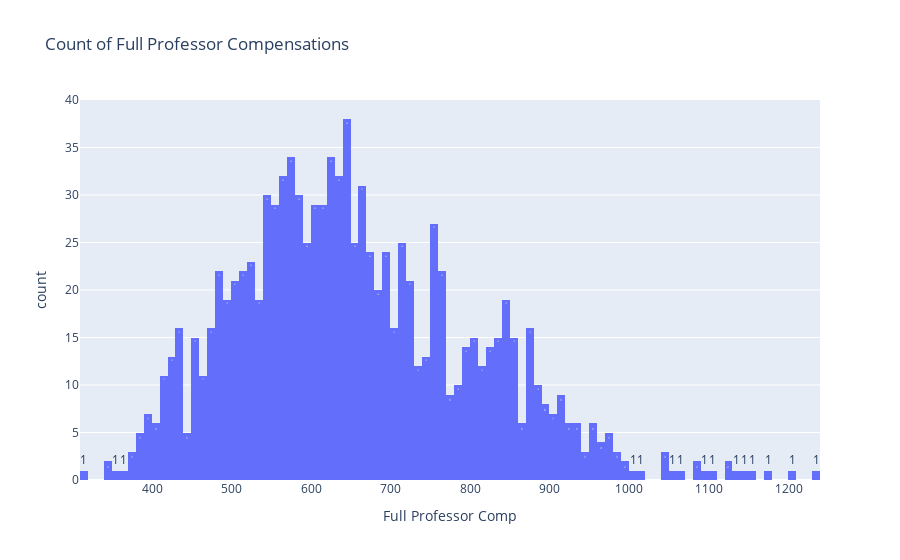
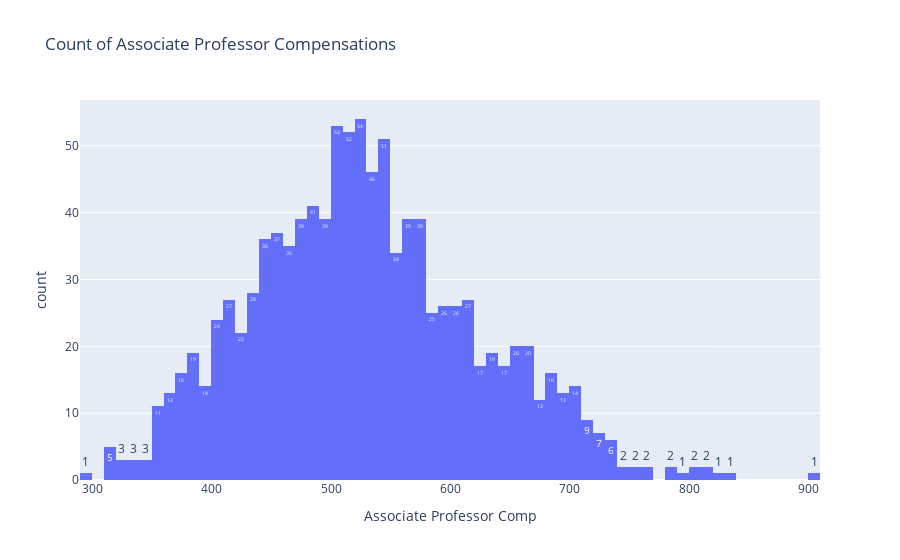
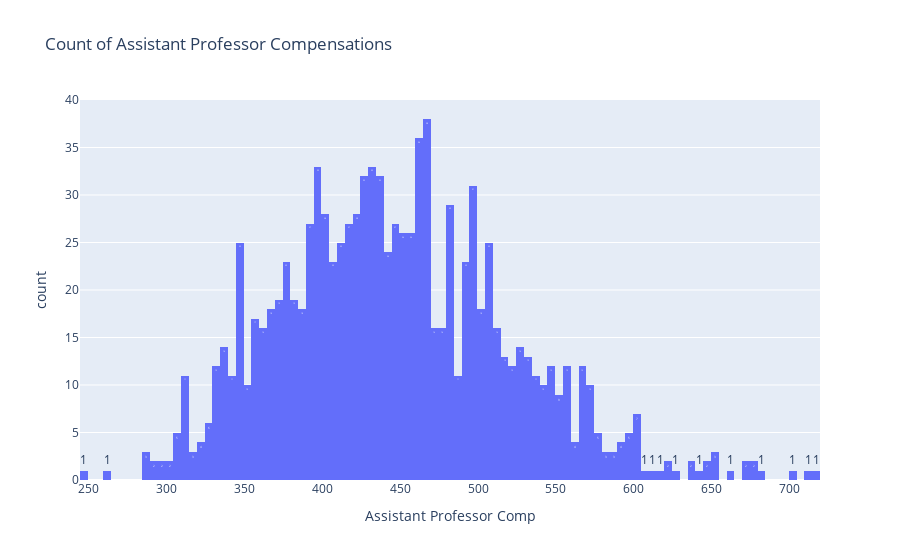
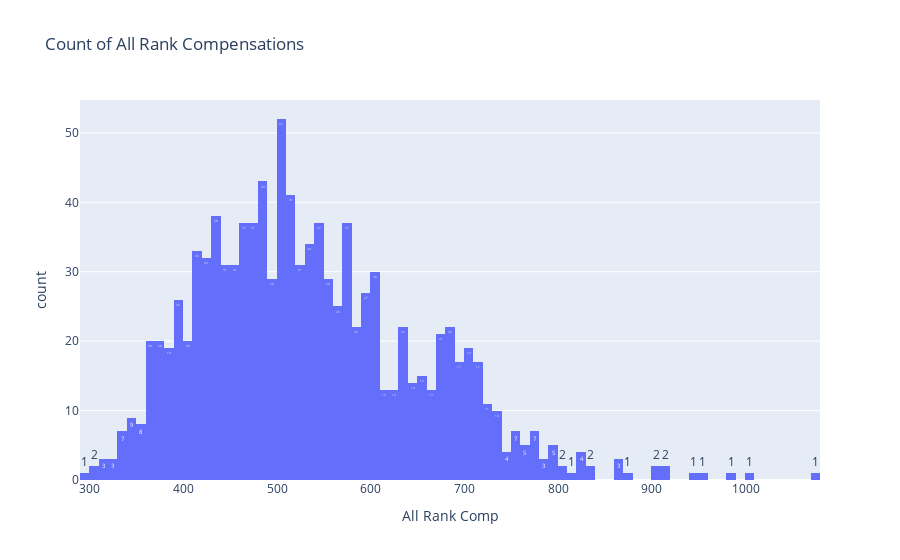

Write notebook code for charts like these, in order.
### Code cell
# Visualize outliers for Full Professor Comp, Associate Professor Comp, Assistant Professor Comp, All Rank Comp

# Full Professor Comp
fig = px.histogram(df2, x='Full Professor Comp', nbins=100,
                   text_auto=True, title='Count of Full Professor Compensations')
fig.show()

# Associate Professor Comp
fig = px.histogram(df2, x='Associate Professor Comp', nbins=100,
                   text_auto=True, title='Count of Associate Professor Compensations')
fig.show()

# Assistant Professor Comp
fig = px.histogram(df2, x='Assistant Professor Comp', nbins=100,
                   text_auto=True, title='Count of Assistant Professor Compensations')
fig.show()

# All Rank Comp
fig = px.histogram(df2, x='All Rank Comp', nbins=100,
                   text_auto=True, title='Count of All Rank Compensations')
fig.show()

### Figure 1 — Plotly figure (JSON) as saved in the notebook; plotly's stock layout.template omitted (floating-point values rounded to 4 significant figures; data arrays with more than 128 entries replaced by an {"elided": "..."} marker saying what was removed)
{"data": [{"alignmentgroup": "True", "bingroup": "x", "hovertemplate": "Full Professor Comp=%{x}<br>count=%{y}<extra></extra>", "legendgroup": "", "marker": {"color": "#636efa", "pattern": {"shape": ""}}, "name": "", "nbinsx": 100, "offsetgroup": "", "orientation": "v", "showlegend": false, "texttemplate": "%{value}", "type": "histogram", "x": {"elided": "1074 int values"}, "xaxis": "x", "yaxis": "y"}], "layout": {"barmode": "relative", "legend": {"tracegroupgap": 0}, "title": {"text": "Count of Full Professor Compensations"}, "xaxis": {"anchor": "y", "domain": [0, 1], "title": {"text": "Full Professor Comp"}}, "yaxis": {"anchor": "x", "domain": [0, 1], "title": {"text": "count"}}}}

### Figure 2 — Plotly figure (JSON) as saved in the notebook; plotly's stock layout.template omitted (floating-point values rounded to 4 significant figures; data arrays with more than 128 entries replaced by an {"elided": "..."} marker saying what was removed)
{"data": [{"alignmentgroup": "True", "bingroup": "x", "hovertemplate": "Associate Professor Comp=%{x}<br>count=%{y}<extra></extra>", "legendgroup": "", "marker": {"color": "#636efa", "pattern": {"shape": ""}}, "name": "", "nbinsx": 100, "offsetgroup": "", "orientation": "v", "showlegend": false, "texttemplate": "%{value}", "type": "histogram", "x": {"elided": "1074 int values"}, "xaxis": "x", "yaxis": "y"}], "layout": {"barmode": "relative", "legend": {"tracegroupgap": 0}, "title": {"text": "Count of Associate Professor Compensations"}, "xaxis": {"anchor": "y", "domain": [0, 1], "title": {"text": "Associate Professor Comp"}}, "yaxis": {"anchor": "x", "domain": [0, 1], "title": {"text": "count"}}}}

### Figure 3 — Plotly figure (JSON) as saved in the notebook; plotly's stock layout.template omitted (floating-point values rounded to 4 significant figures; data arrays with more than 128 entries replaced by an {"elided": "..."} marker saying what was removed)
{"data": [{"alignmentgroup": "True", "bingroup": "x", "hovertemplate": "Assistant Professor Comp=%{x}<br>count=%{y}<extra></extra>", "legendgroup": "", "marker": {"color": "#636efa", "pattern": {"shape": ""}}, "name": "", "nbinsx": 100, "offsetgroup": "", "orientation": "v", "showlegend": false, "texttemplate": "%{value}", "type": "histogram", "x": {"elided": "1074 int values"}, "xaxis": "x", "yaxis": "y"}], "layout": {"barmode": "relative", "legend": {"tracegroupgap": 0}, "title": {"text": "Count of Assistant Professor Compensations"}, "xaxis": {"anchor": "y", "domain": [0, 1], "title": {"text": "Assistant Professor Comp"}}, "yaxis": {"anchor": "x", "domain": [0, 1], "title": {"text": "count"}}}}

### Figure 4 — Plotly figure (JSON) as saved in the notebook; plotly's stock layout.template omitted (floating-point values rounded to 4 significant figures; data arrays with more than 128 entries replaced by an {"elided": "..."} marker saying what was removed)
{"data": [{"alignmentgroup": "True", "bingroup": "x", "hovertemplate": "All Rank Comp=%{x}<br>count=%{y}<extra></extra>", "legendgroup": "", "marker": {"color": "#636efa", "pattern": {"shape": ""}}, "name": "", "nbinsx": 100, "offsetgroup": "", "orientation": "v", "showlegend": false, "texttemplate": "%{value}", "type": "histogram", "x": {"elided": "1074 int values"}, "xaxis": "x", "yaxis": "y"}], "layout": {"barmode": "relative", "legend": {"tracegroupgap": 0}, "title": {"text": "Count of All Rank Compensations"}, "xaxis": {"anchor": "y", "domain": [0, 1], "title": {"text": "All Rank Comp"}}, "yaxis": {"anchor": "x", "domain": [0, 1], "title": {"text": "count"}}}}
